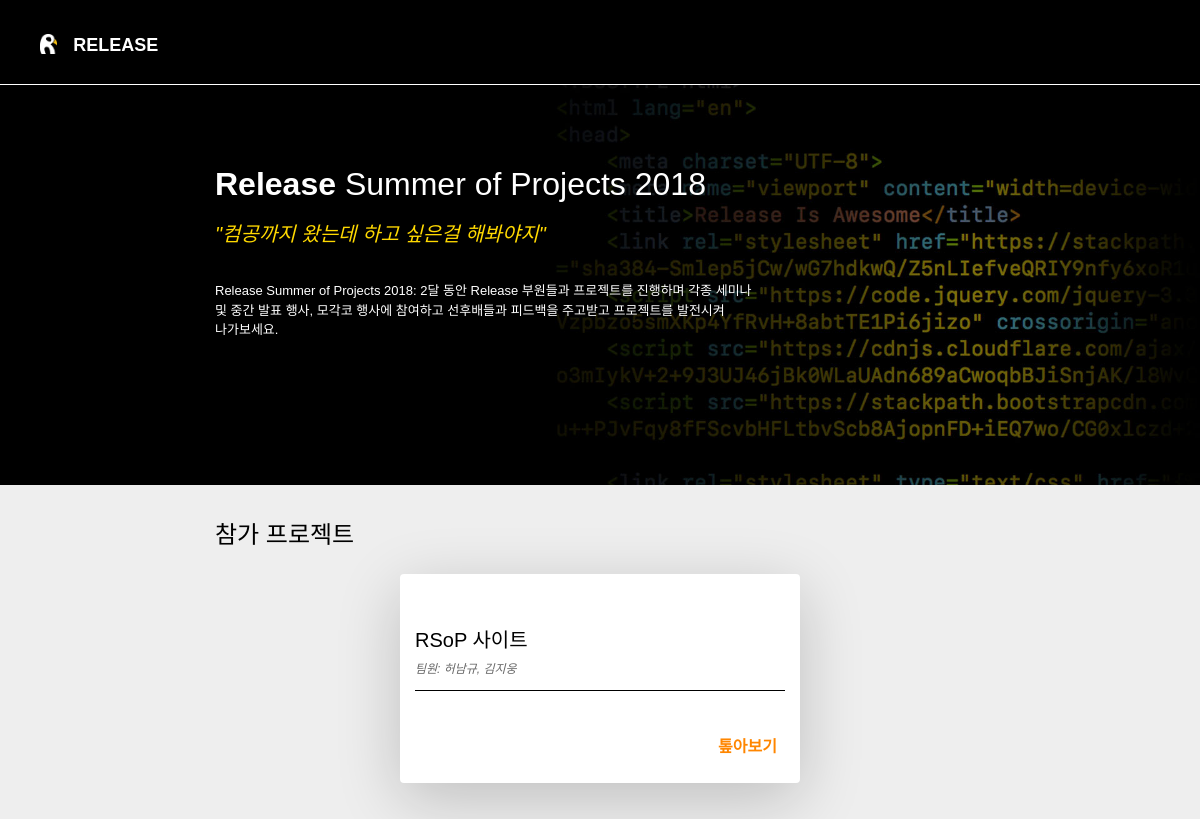
/rsop2018, run on an earlier commit of the app's database.
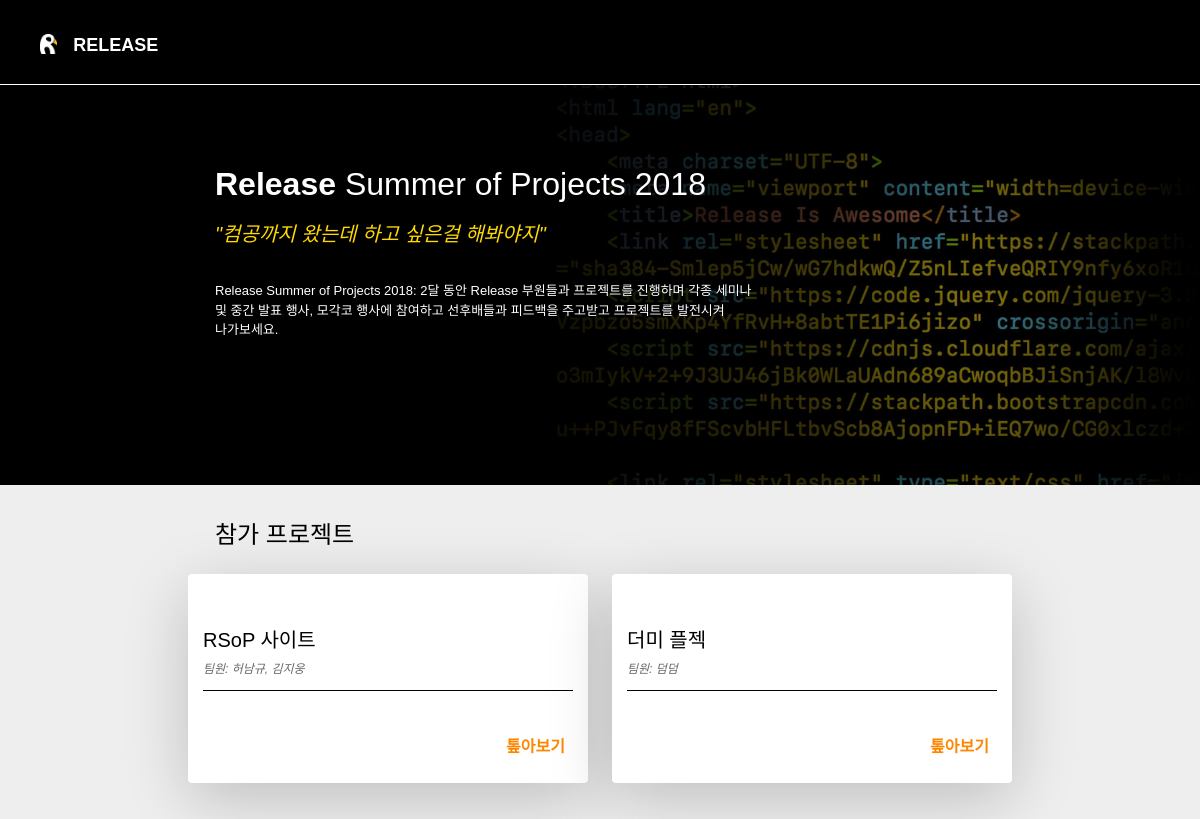
And on a later commit of the database.
### main/models.py (models this page shows, shortened)
class Project(models.Model):
    name = models.CharField(max_length=256)
    description = models.TextField()
    goal = models.TextField(default='')
    reason = models.TextField(default='')
    plan = models.TextField(default='')
    members = models.CharField(max_length=256)
    link = models.CharField(max_length=1024)
    color_r = models.FloatField()
    color_g = models.FloatField()
    color_b = models.FloatField()

### main/views.py (the view)
# urls.py: path('rsop2018', views.rsop, name='rsop'),
def rsop(request):
    projects = Project.objects.all()
    return render(request, 'main/rsop.html', {'projects': projects})

### main/templates/main/rsop.html (shortened to what this page needs)
{% load static %}
<!DOCTYPE html>
<html lang="en">
<head>
    <link rel="stylesheet" href="https://stackpath.bootstrapcdn.com/bootstrap/4.1.2/css/bootstrap.min.css">
    <link rel="stylesheet" type="text/css" href="{% static 'main/index.css' %}">
    <link rel="stylesheet" type="text/css" href="{% static 'main/rsop.css' %}">
    <link rel="stylesheet" type="text/css" href="{% static 'main/project.css' %}">
</head>
<body>
    <nav class="bar navbar navbar-expand-lg navbar-light">
        <a class="bar-logo" href="{%  url 'rsop' %}">
            <img class="bar-logo-image" src="{% static 'release-white.png' %}">
            <span class="bar-logo-text">RELEASE</span>
        </a>
    </nav>
    <div class="container-fluid">
        <div class="row rsop-row justify-content-center">
            <div class="rsop-front col-11 col-md-8">
                <h1 class="rsop-title"><span>Release</span> Summer of Projects 2018</h1>
                <p class="rsop-subtitle">"컴공까지 왔는데 하고 싶은걸 해봐야지"</p>
                <p class="rsop-copy">Release Summer of Projects 2018: 2달 동안 Release 부원들과 프로젝트를 진행하며 각종 세미나 및 중간 발표 행사, 모각코 행사에 참여하고 선후배들과 피드백을 주고받고 프로젝트를 발전시켜 나가보세요.</p>
            </div>
            <div class="rsop-back">
                <img class="rsop-back-img" src="{% static 'rsop-background.jpg' %}">
            </div>
        </div>
        <div class="row project-row justify-content-center">
            <div class="col-11 col-md-8">
                <h1 class="col-header">참가 프로젝트</h1>
            </div>
        </div>
        <div class="row project-row justify-content-center">
            {% for project in projects %}
                <div class="col-10 col-md-4 project-box">
                    <h1 class="project-box-name">{{ project.name }}</h1>
                    <p class="project-box-members">팀원: {{ project.members }}</p>
                    <p class="project-box-summary">{{  project.summary }}</p>
                    <a href="{% url 'rsop-projects' pk=project.pk %}" class="project-box-link">톺아보기</a>
                </div>
            {% endfor %}
        </div>
    </div>
</body>
</html>

### main/static/main/index.css (style rules this page uses)
body { font-family: 'Noto Sans KR', sans-serif; background-color: black; word-break: keep-all; word-wrap: break-word; }
.bar { background-color: black; border-bottom: 0.5px solid white; }
.bar-logo { height: 24px; margin: 10px 4px; }
.bar-logo-image { height: 12px; margin: 0 6px 2px 0; display: inline; vertical-align: middle; }
.bar-logo-text { font-family: "Noto Sans KR", sans-serif; font-weight: 700; font-size: 12px; color: white; display: inline; vertical-align: middle; }
@media (min-width: 768px) { .bar-logo { height: 20px; margin: 24px; } }
@media (min-width: 768px) { .bar-logo-image { height: 20px; margin: 0 12px 4px 0; } }
@media (min-width: 768px) { .bar-logo-text { font-weight: 700; font-size: 18px; } }
.container-fluid { padding: 0; }
.rsop-row { margin: 0; width: 100%; height: 300px; position: relative; }
.rsop-back-img { position: absolute; top: 0; left: 0; width: 100%; height: 100%; object-fit: cover; justify-content: center; z-index: -1; }
.rsop-front { width: 100%; height: 100%; color: white; }
.rsop-title { margin-top: 48px; font-size: 20px; font-weight: 300; }
.rsop-title span { font-weight: 700; }
.rsop-subtitle { margin-top: 8px; font-size: 12px; font-weight: 300; font-style: italic; color: #ffd900; }
@media (min-width: 768px) { .rsop-row { height: 400px; } }
@media (min-width: 768px) { .rsop-title { margin-top: 80px; font-weight: 200; font-size: 32px; } }
@media (min-width: 768px) { .rsop-subtitle { margin-top: 16px; font-size: 20px; font-weight: 200; } }

### main/static/main/rsop.css (style rules this page uses)
.rsop-copy { font-weight: 300; font-size: 13px; color: white; margin-top: 32px; width: 70%; }
.project-row { background-color: #EEE; margin: 0; }
.project-row:last-child { padding-bottom: 36px; }
.project-box { margin: 16px 12px 0; box-shadow: 0 16px 64px #0003; background-color: white; border-radius: 4px; }
.project-box-name { margin-top: 54px; font-weight: 500; font-size: 20px; color: black; }
.project-box-members { font-size: 12px; font-style: italic; color: #666; margin: 4px 0 12px; }
.project-box-summary { border-top: black solid 0.5px; padding-top: 12px; font-size: 14px; color: #222; }
.project-box-link { margin: 32px 8px 24px; text-align: right; font-weight: 700; font-size: 16px; color: #ff8600; display: block; }

### main/static/main/project.css (style rules this page uses)
.col-header { font-weight: 400; font-size: 24px; margin-top: 36px; color: black; }

What changed in the data, as far as the page shows it:
added Project: name "더미 플젝", members "덤덤"
